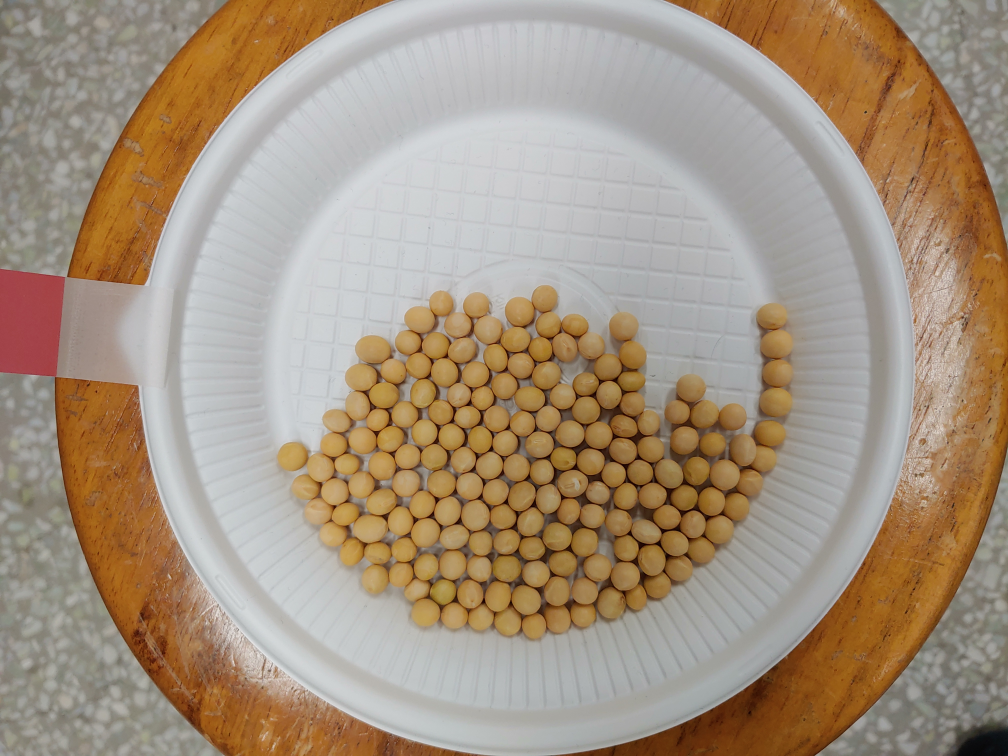
#> input picture Open/t10/5.jpg, 4032 x 3024 px, found by its file name (shown at 1/4 size)
$ python downsize.py
#> lines starting #> are read from the running program, lines starting #| are printed output that depends on the picture
import cv2
import matplotlib.pyplot as plt
import numpy as np

# imgSize =
imgSize = (400, 300)

kong_bgr = cv2.imread('../../Open/t10/5.jpg')
#> kong_bgr is the input picture: shape (3024, 4032, 3); mean B, G, R 127.2, 147.1, 165
kong_bgr = cv2.resize(kong_bgr, imgSize)
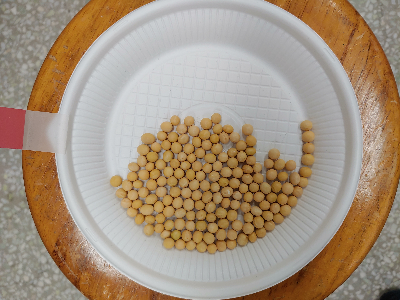
#> kong_bgr: shape (300, 400, 3); mean B, G, R 127.1, 147, 164.9

kong_rgb = cv2.cvtColor(kong_bgr, cv2.COLOR_BGR2RGB)

# 사각형 좌표: 시작점의 x,y  ,넢이, 너비
rectangle = (int(imgSize[0]*1/8), 0, int(imgSize[0]*7/8), imgSize[1])
print(rectangle)

mask = np.zeros(kong_rgb.shape[:2], np.uint8)
# grabCut에 사용할 임시 배열 생성
bgdModel = np.zeros((1, 65), np.float64)
fgdModel = np.zeros((1, 65), np.float64)

# grabCut 실행
cv2.grabCut(kong_rgb, # 원본 이미지
           mask,       # 마스크
           rectangle,  # 사각형
           bgdModel,   # 배경을 위한 임시 배열
           fgdModel,   # 전경을 위한 임시 배열
           5,          # 반복 횟수
           cv2.GC_INIT_WITH_RECT) # 사각형을 위한 초기화
# 배경인 곳은 0, 그 외에는 1로 설정한 마스크 생성
mask_2 = np.where((mask==2) | (mask==0), 0, 1).astype('uint8')

# 이미지에 새로운 마스크를 곱행 배경을 제외
image_rgb_nobg = kong_rgb * mask_2[:, :, np.newaxis]
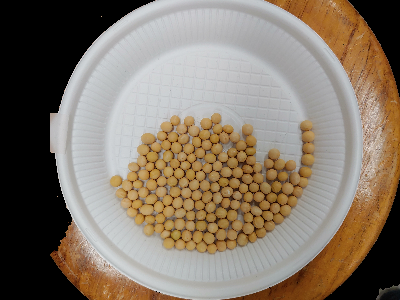
#> image_rgb_nobg: shape (300, 400, 3); mean R, G, B 132.1, 119.5, 105

# plot
plt.imshow(image_rgb_nobg)
plt.show()

$ run again, with Open/t10/1.jpg copied over Open/t10/5.jpg
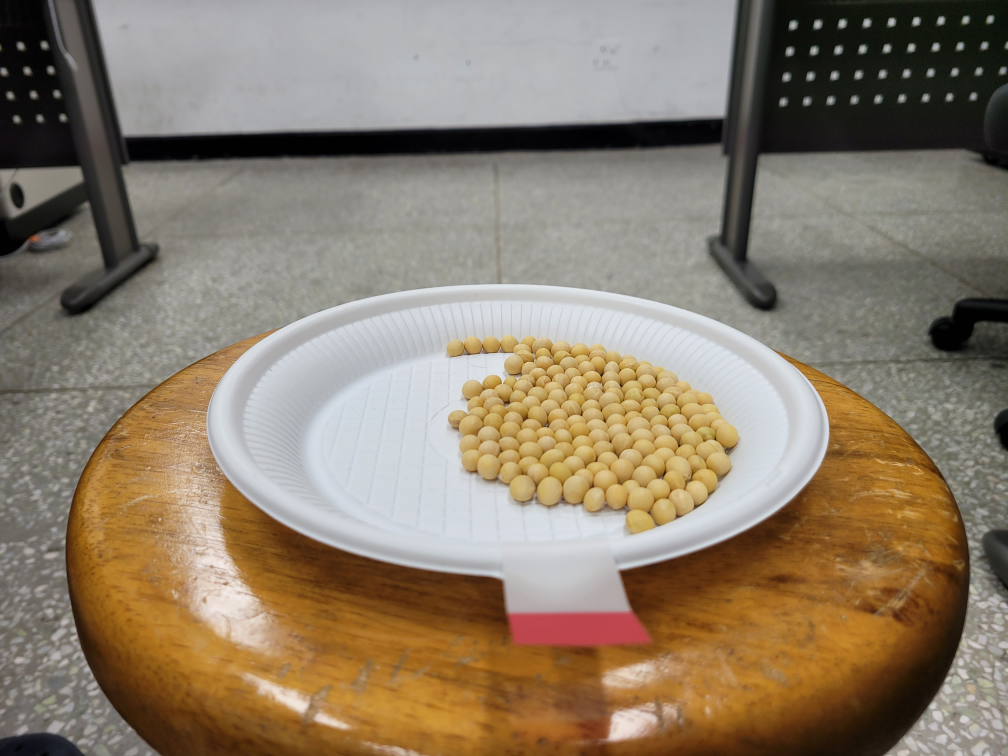
#> input picture Open/t10/1.jpg, 4032 x 3024 px, found by its file name (shown at 1/4 size)
#> kong_bgr is the input picture: shape (3024, 4032, 3); mean B, G, R 107.1, 125.9, 140.6
#> `kong_bgr = cv2.resize(kong_bgr, imgSize)`:
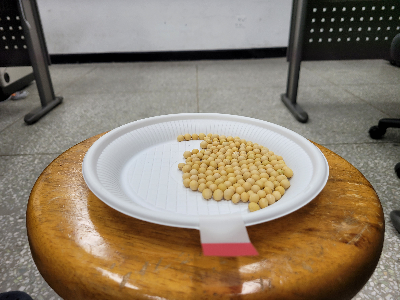
#> kong_bgr: shape (300, 400, 3); mean B, G, R 107, 125.8, 140.5
#> `image_rgb_nobg = kong_rgb * mask_2[:, :, np.newaxis]`:
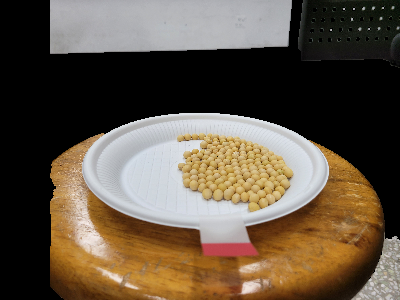
#> image_rgb_nobg: shape (300, 400, 3); mean R, G, B 97.4, 84.1, 68.4

$ run again, with Open/t10/2.jpg copied over Open/t10/5.jpg
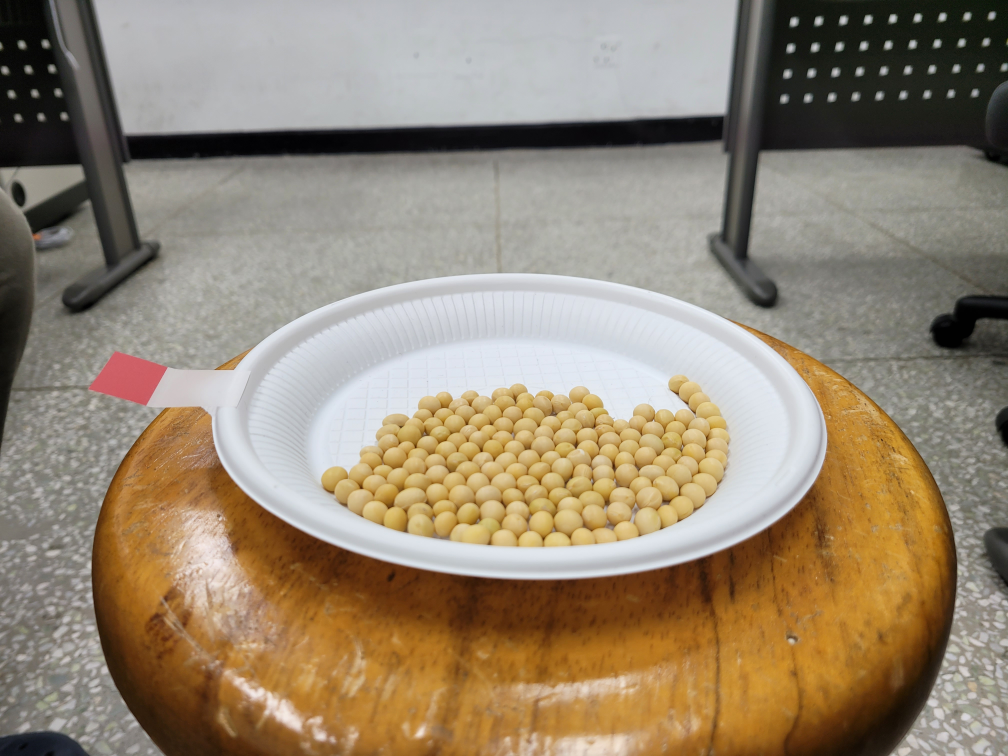
#> input picture Open/t10/2.jpg, 4032 x 3024 px, found by its file name (shown at 1/4 size)
#> kong_bgr is the input picture: shape (3024, 4032, 3); mean B, G, R 114.7, 135.2, 149.9
#> `kong_bgr = cv2.resize(kong_bgr, imgSize)`:
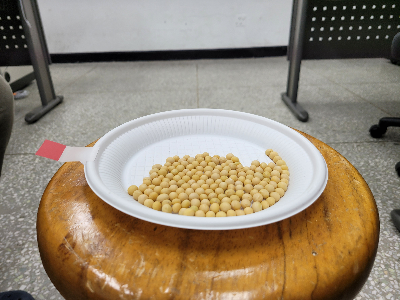
#> kong_bgr: shape (300, 400, 3); mean B, G, R 114.5, 135.1, 149.8
#> `image_rgb_nobg = kong_rgb * mask_2[:, :, np.newaxis]`:
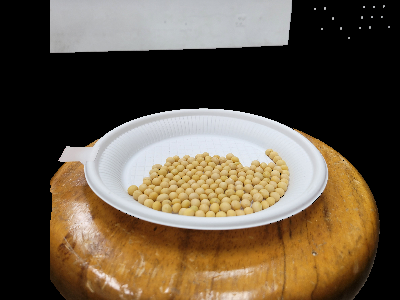
#> image_rgb_nobg: shape (300, 400, 3); mean R, G, B 98.7, 85.1, 67.4

$ run again, with Open/t10/3.jpg copied over Open/t10/5.jpg
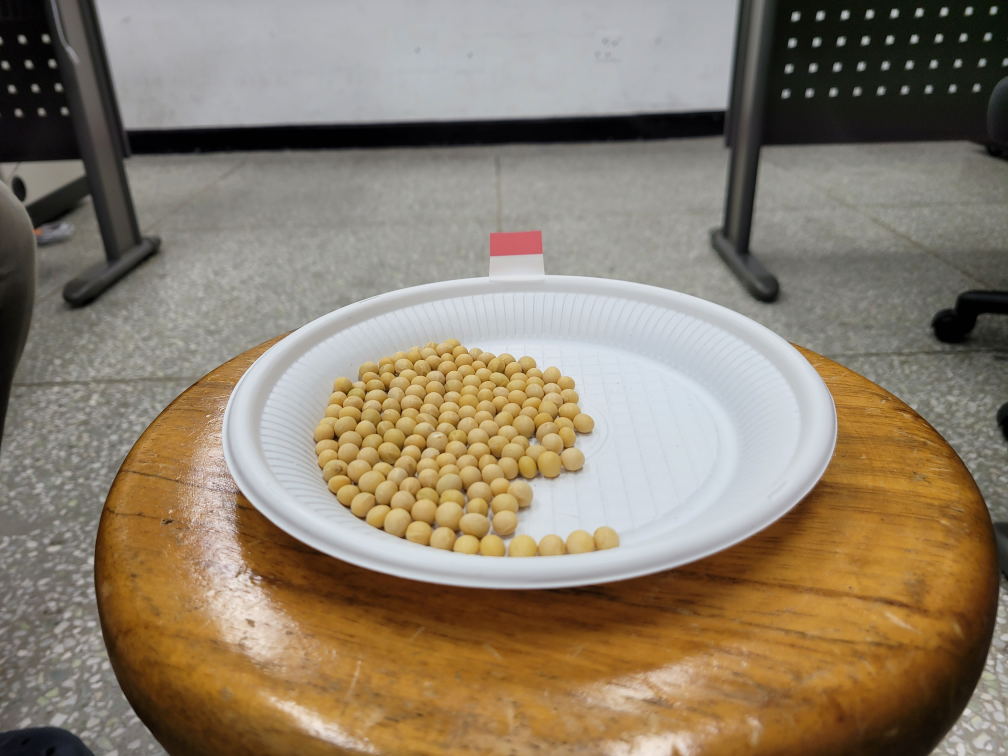
#> input picture Open/t10/3.jpg, 4032 x 3024 px, found by its file name (shown at 1/4 size)
#> kong_bgr is the input picture: shape (3024, 4032, 3); mean B, G, R 108.4, 127.6, 141.1
#> `kong_bgr = cv2.resize(kong_bgr, imgSize)`:
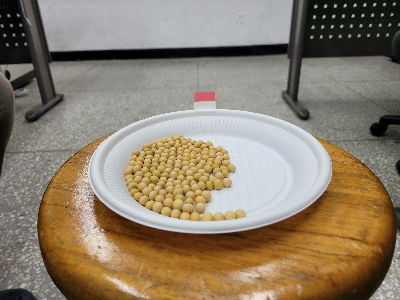
#> kong_bgr: shape (300, 400, 3); mean B, G, R 108.3, 127.4, 141
#> `image_rgb_nobg = kong_rgb * mask_2[:, :, np.newaxis]`:
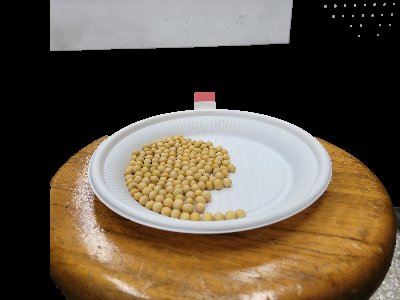
#> image_rgb_nobg: shape (300, 400, 3); mean R, G, B 98.1, 85.1, 68.4
